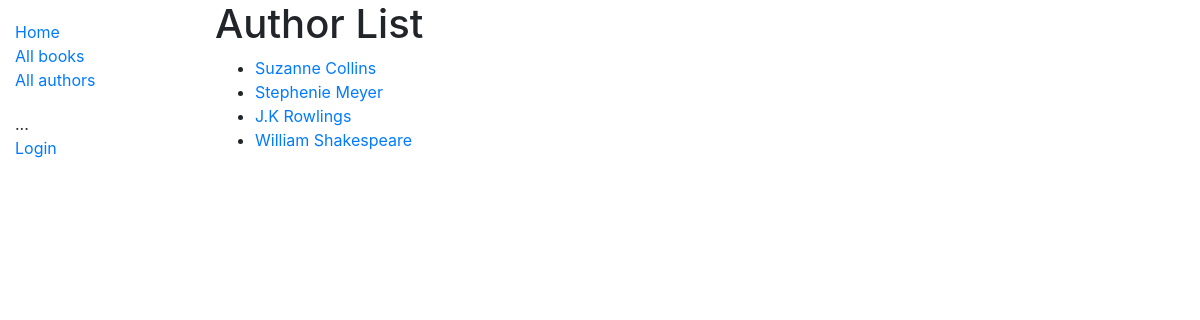
The app's page /catalog/authors/, older data.
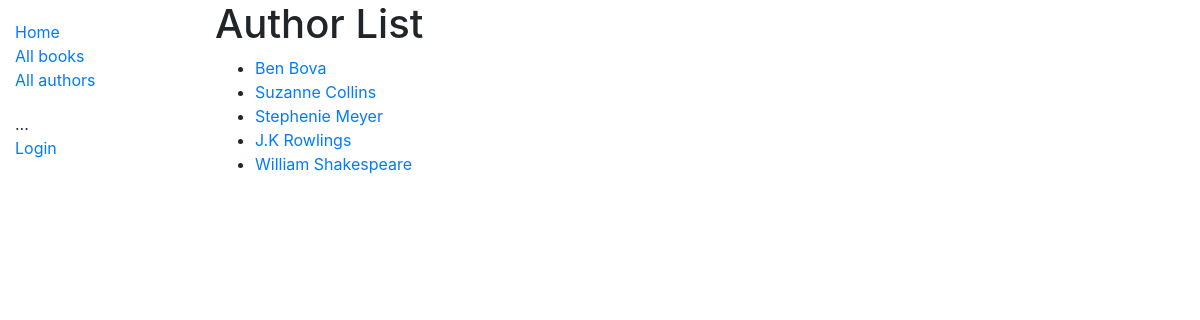
The same page, newer data.
### catalog/models.py (models this page shows, shortened)
class Author(models.Model):
    first_name = models.CharField(max_length=100)
    last_name = models.CharField(max_length=100)
    date_of_birth = models.DateField(null=True, blank=True)
    date_of_death = models.DateField('Died', null=True, blank=True)
    class Meta:
        ordering = ['last_name', 'first_name']
    def get_absolute_url(self):
        return reverse('authors-detail', args=[str(self.id)])

### catalog/views.py (the view)
# urls.py: path('authors/', views.AuthorListView.as_view(), name='authors'),
class AuthorListView(generic.ListView):
    model = Author
    def get_queryset(self):
        return Author.objects.all()[:5] # get 5 authors list
    def get_context_data(self, **kwargs):
        context = super(AuthorListView, self).get_context_data(**kwargs) # Call the base implementation first to get the context
        context['some_data']    = 'This is some authors context data'
        return context

### catalog/templates/catalog/author_list.html
{% extends 'base_generic.html' %}
{% block content %}
  <h1>Author List</h1>
  {% if author_list %}
  <ul>
    {% for author in author_list %}
      <li>
        <a href="{{ author.get_absolute_url }}">{{ author.first_name }} {{ author.last_name }}</a>
      </li>
    {% endfor %}
  </ul>
  {% else %}
    <p>There are no Author in the library.</p>
  {% endif %}
{% endblock %}

Row changes from the older to the newer data that the page shows:
added Author: first_name "Ben", last_name "Bova"
